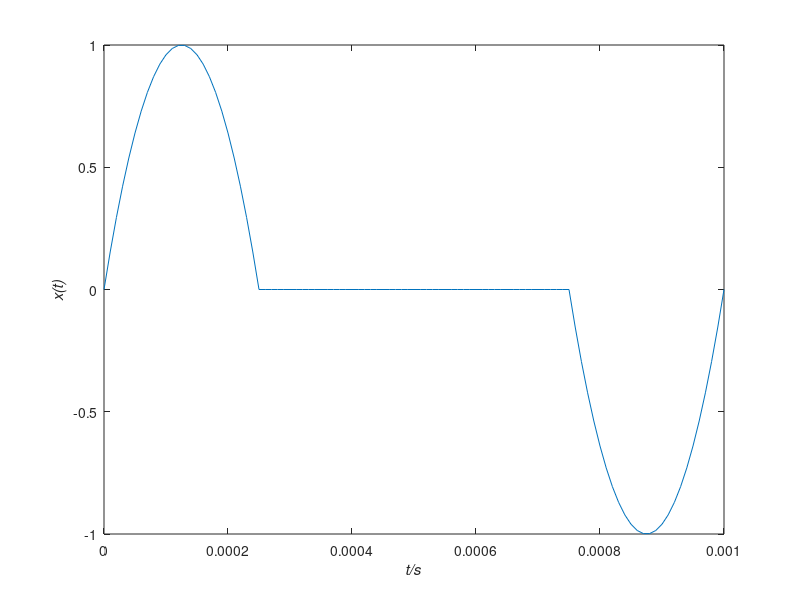
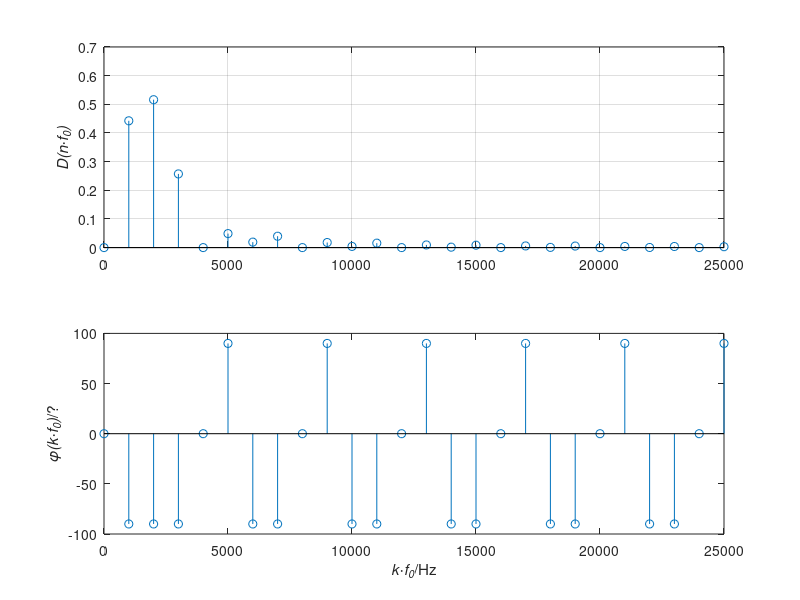

Write the MATLAB code that produced these figures, in order.
clear all; clc ;close all

T0=0.001 ;
f0=1/T0
dt=T0/100;

t1=0:dt:0.25*T0;
t2=0.25*T0:dt:0.75*T0;
t3=0.75*T0:dt:T0;

t=[t1 t2 t3];

x1=1-(64*((t1-0.125*T0).^2)/(T0.^2));
x2=zeros(size(t2));
x3=-1+(64*((t3-0.875*T0).^2)/(T0.^2));

x=[x1 x2 x3];

%%c
figure
plot(t,x);
xlabel('{\itt/s}') ;
ylabel('{\itx(t)}');

%%d
N=25

for n=1:N
     a(n+1)=2/T0*trapz(t,x.*cos(2*pi/T0*n*t))
     b(n+1)=2/T0*trapz(t,x.*sin(2*pi/T0*n*t))    
end

D=abs(a-j*b); %Amplitude
phi=angle(a-j*b).*(D>1e-12); %Phase. "Rechenungenauigkeiten"

%%Gleichanteil
a(1)=2/T0*trapz(t,x); %Berechnung des doppelten Gleichanteils
D(1)=a(1)/2; %Berechnung des Gleichanteils
phi(1)=0;

%%plotten
n=0:length(D)-1;
figure
subplot(211)
stem(n*f0,D);
hold 
grid
ylabel('{\itD(n\cdotf_0)}');

subplot(212)
stem(n*f0,phi*180/pi);
ylabel('{\it\phi(k\cdotf_0)}/?');
xlabel('{\itk\cdotf_0}/Hz');












    
    
    
    
